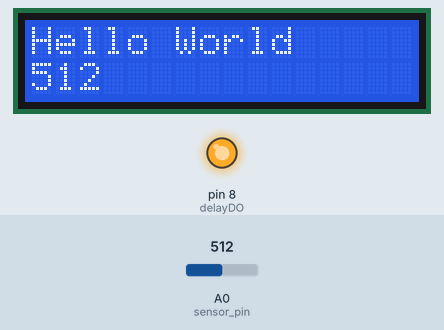
Bench run of a sketch on a simulated Arduino Uno, built with avr-gcc and run on an emulated ATmega328P. On the bench: 16×2 character LCD, output pins drawn as LEDs (lit = HIGH). Inputs (shaded band) come from the test bench; at power-on: A0 (sensor_pin) = 512.

Above: at 1.2 s.
1.3 s: A0 (sensor_pin) set to 467
At 6.5 s:
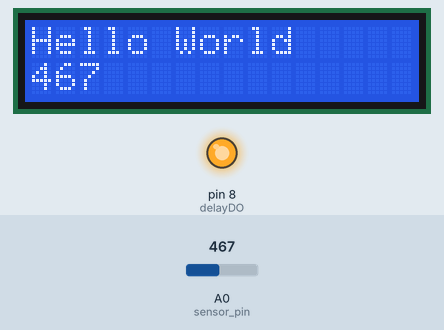
8.1 s: A0 (sensor_pin) set to 431
At 13.6 s:
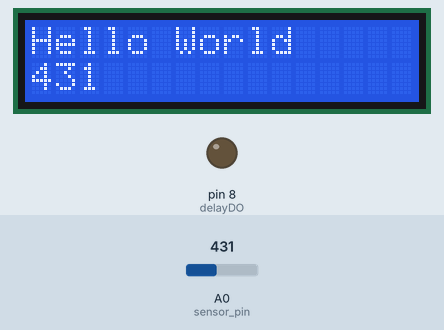
14.9 s: A0 (sensor_pin) set to 460
At 16.4 s:
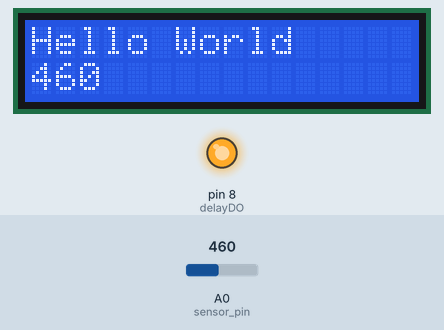
Timing chart, 0 to 17.9 s (numbered marks = the images above; inputs shaded):
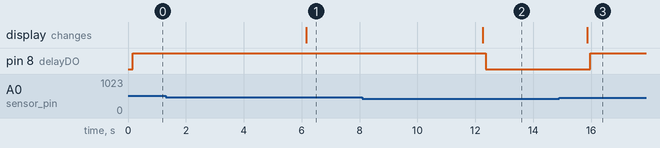

Measured:
- the behaviour switches between 450 and 449 on A0 (sensor_pin) (found by bisection; images 1 and 2)
- after the input at 1.3 s, the display: changes after 4.9 s (image 1)
- after the input at 8.1 s, pin 8 (delayDO): HIGH → LOW after 4.3 s; the display: changes after 4.2 s (image 2)
- after the input at 14.9 s, pin 8 (delayDO): LOW → HIGH after 1.1 s; the display: changes after 0.97 s (image 3)

The sketch:

SensorDetech.ino
```cpp
#include <LiquidCrystal.h>

LiquidCrystal lcd(12, 11, 2, 3, 4, 5);

#define sensor_pin A0
#define delayDO 8

int senValue = 0;

void setup() {
  // put your setup code here, to run once:
  pinMode(sensor_pin, INPUT);
  pinMode(delayDO, OUTPUT);
  lcd.begin(16, 2);
  lcd.print("Hello World");
}

void loop() {
  // put your main code here, to run repeatedly:
  lcd.setCursor(0, 1);
  senValue = analogRead(sensor_pin); //Read data from sensor
  lcd.print(senValue);

  //Check Data from sensor to do dondition
  if(senValue >= 450){
    delay(100);
    digitalWrite(delayDO, HIGH);
    delay(5000);
  }else{
    delay(100);
    digitalWrite(delayDO, LOW);
    delay(100);
  }

  delay(1000);

}
```
